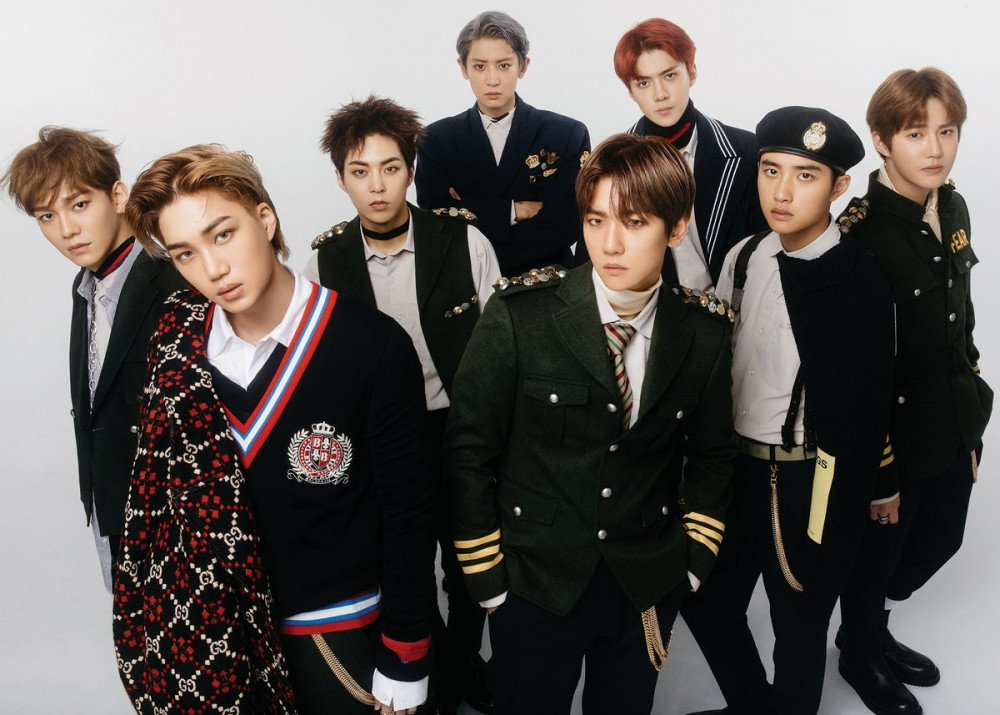
#> input picture exo/xo.jpg, 1000 x 715 px
$ jupyter execute image.ipynb
#> lines starting #> are read from the running program, lines starting #| are printed output that depends on the picture; after the words box and inside, x2 and y2 are one past the last pixel; in counts of white or black regions, pixels touching at a corner belong together
[cell 1]
import sys

[cell 2]
import cv2
import sys

# Get user supplied values
imagePath = "xo.jpg"
cascPath = "haarcascade_frontalface_default.xml"

# Create the haar cascade
faceCascade = cv2.CascadeClassifier(cascPath)

# Read the image
image = cv2.imread(imagePath)
#> image is the input picture: shape (715, 1000, 3); mean B, G, R 92.3, 95.6, 101.2
gray = cv2.cvtColor(image, cv2.COLOR_BGR2GRAY)
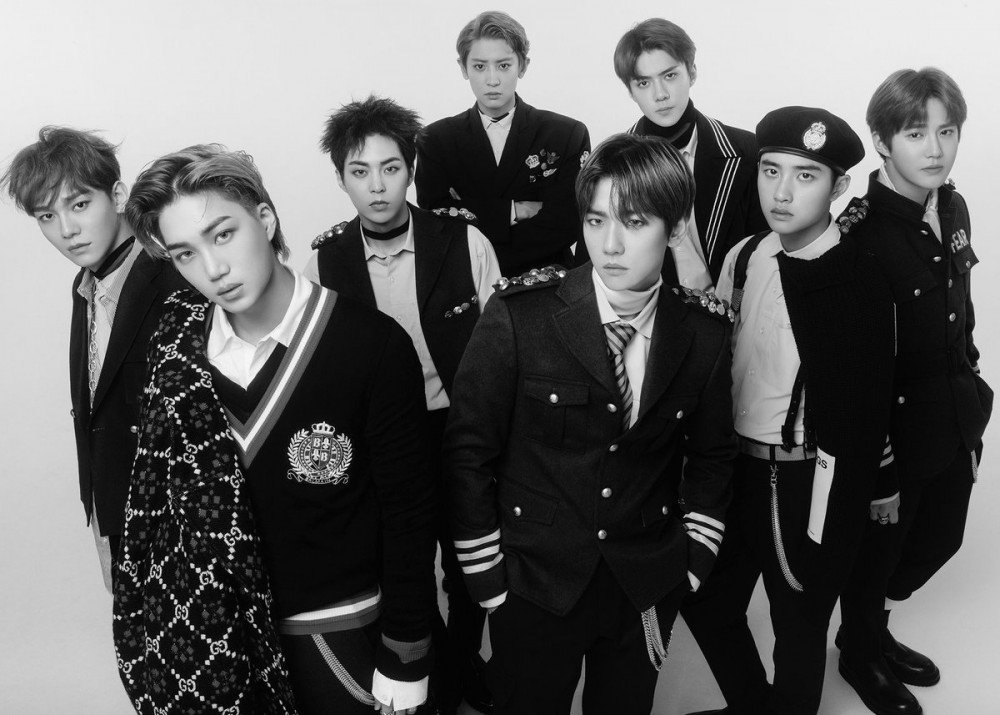
#> gray: shape (715, 1000); min 0, max 255, mean 96.9

# Detect faces in the image
faces = faceCascade.detectMultiScale(
    gray,
    scaleFactor=1.1,
    minNeighbors=5,
    minSize=(30, 30),
    flags = cv2.CASCADE_SCALE_IMAGE
)
#> faces = [[459, 40, 67, 67], [358, 236, 57, 57], [625, 51, 69, 69], [891, 102, 83, 83], [337, 139, 78, 78], [746, 145, 81, 81], [569, 190, 90, 90], [282, 399, 83, 83], [6, 162, 113, 113]]

print("Found {0} faces!".format(len(faces)))
#| Found 9 faces!

# Draw a rectangle around the faces
for (x, y, w, h) in faces:
    cv2.rectangle(image, (x, y), (x+w, y+h), (0, 255, 0), 5)
#> this loop made 9 passes
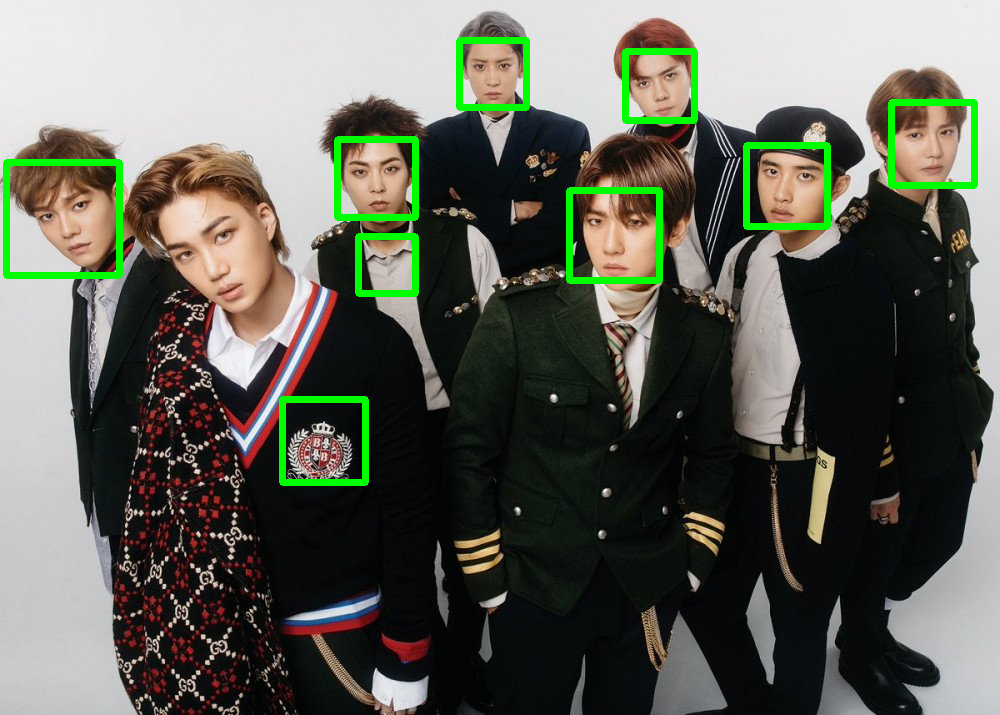
#> image: shape (715, 1000, 3); 2.8% of pixels changed, all inside (x1, y1, x2, y2) = (3, 37, 978, 486)

cv2.imshow("Faces found", image)
cv2.waitKey(0)
#> Out = 27

$ run again, with exo/kyungsoo.jpg copied over exo/xo.jpg
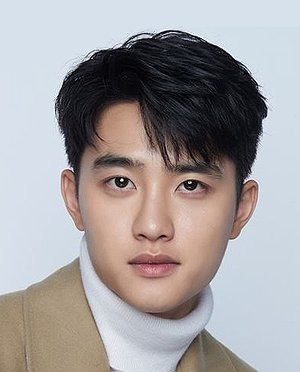
#> input picture exo/kyungsoo.jpg, 300 x 372 px
#> image is the input picture: shape (372, 300, 3); mean B, G, R 158.9, 157.9, 162.5
#> `gray = cv2.cvtColor(image, cv2.COLOR_BGR2GRAY)`:
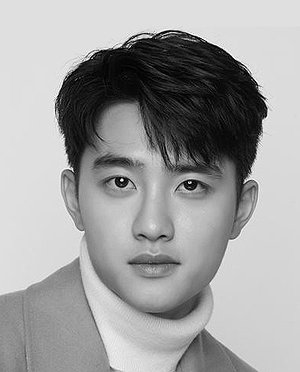
#> gray: shape (372, 300); min 0, max 254, mean 159.3
#> faces = [[48, 106, 208, 208]]
#| Found 1 faces!
#> the loop `for (x, y, w, h) in faces:` made 1 pass
#> after the loop `for (x, y, w, h) in faces:`:
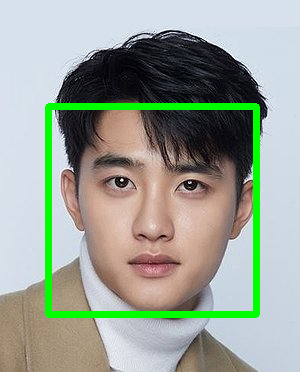
#> image: shape (372, 300, 3); 5.2% of pixels changed, all inside (x1, y1, x2, y2) = (45, 103, 260, 318)
#> Out = 27
